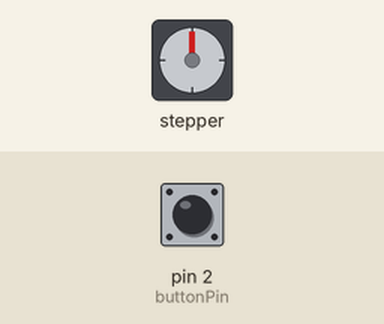
Recording of a sketch running on a simulated Arduino Uno, built with avr-gcc and run on an emulated ATmega328P. Shown: stepper motor. The inputs (shaded band) are chosen by the test bench; at power-on: pin 2 (buttonPin) HIGH. Stepper angles assume 2048 steps per turn.

Above: at 1.2 s.
1.3 s: pin 2 (buttonPin) pulled LOW for 0.15 s
At 3.3 s:
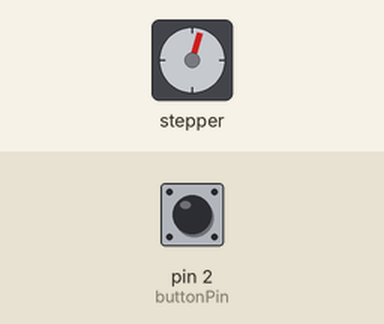
4.3 s: pin 2 (buttonPin) pulled LOW for 1 s
At 6.6 s:
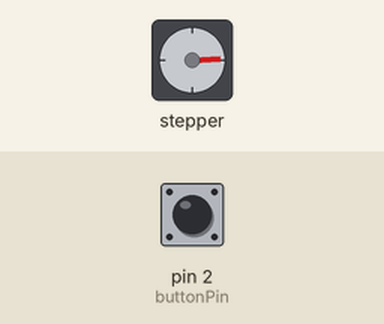
7.3 s: pin 2 (buttonPin) pulled LOW for 0.15 s
At 10.1 s:
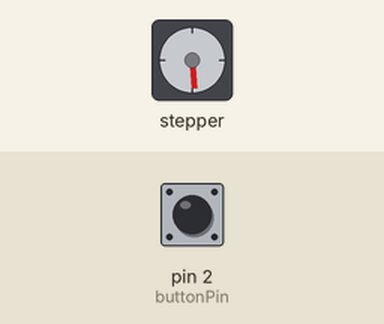
10.4 s: pin 2 (buttonPin) pulled LOW for 3.2 s
At 13.9 s:
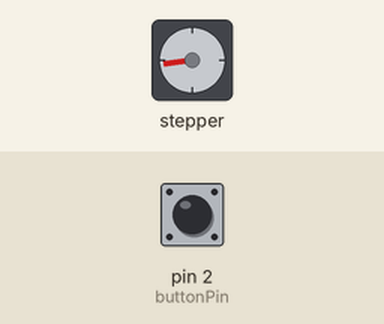
Timing chart, 0 to 16.1 s (numbered marks = the images above; inputs shaded):
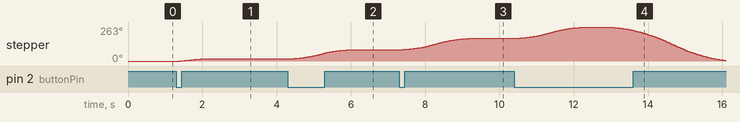

Measured:
- after the input at 1.3 s, stepper: turns 17° clockwise in 0.64 s, starting after 0.09 s
- after the input at 4.3 s, stepper: turns 70° clockwise in 1.6 s, starting after 0.05 s
- after the input at 7.3 s, stepper: turns 88° clockwise in 1.9 s, starting at once
- after the input at 10.4 s, stepper: turns 88° clockwise in 1.9 s, then 258° counter-clockwise in 3.2 s

The sketch:

bueno.ino
```cpp
#include <AccelStepper.h>

// Definir los pines del motor
#define motorPin1 8
#define motorPin2 9
#define motorPin3 10
#define motorPin4 11

// Definir el pin del pulsador
#define buttonPin 2

// Crear un objeto AccelStepper
AccelStepper stepper(AccelStepper::FULL4WIRE, motorPin1, motorPin2, motorPin3, motorPin4);

// Definir las posiciones predefinidas
const int positions[] = {0, 100, 500, 1000, 1500};  // Incluimos la posición 0 para la vuelta completa
const int numPositions = sizeof(positions) / sizeof(positions[0]);

int currentPosition = 0;

void setup() {
  // Configurar el pin del pulsador como entrada
  pinMode(buttonPin, INPUT_PULLUP);

  // Establecer la velocidad máxima y la aceleración para el motor
  stepper.setMaxSpeed(1000.0);
  stepper.setAcceleration(500.0);
}

void loop() {
  // Verificar el pulsador
  if (digitalRead(buttonPin) == LOW) {
    // Incrementar la posición actual y volver a la posición 0 si se alcanza el final
    currentPosition = (currentPosition + 1) % numPositions;

    // Mover el motor a la nueva posición
    moveToPosition(positions[currentPosition]);

    delay(500);  // Pequeño retardo para evitar múltiples lecturas por un solo botón
  }
}

void moveToPosition(int targetPosition) {
  // Mover el motor a la posición objetivo
  stepper.moveTo(targetPosition);

  // Realizar el movimiento
  while (stepper.distanceToGo() != 0) {
    stepper.run();

    // Verificar si el motor ha completado una vuelta
    if (stepper.currentPosition() == 0 && targetPosition != 0) {
      break;  // Salir del bucle si ha completado una vuelta y no está volviendo a la posición 0
    }
  }

  // Detener el motor al llegar a la posición objetivo
  stepper.stop();
  stepper.runToPosition();
}
```
